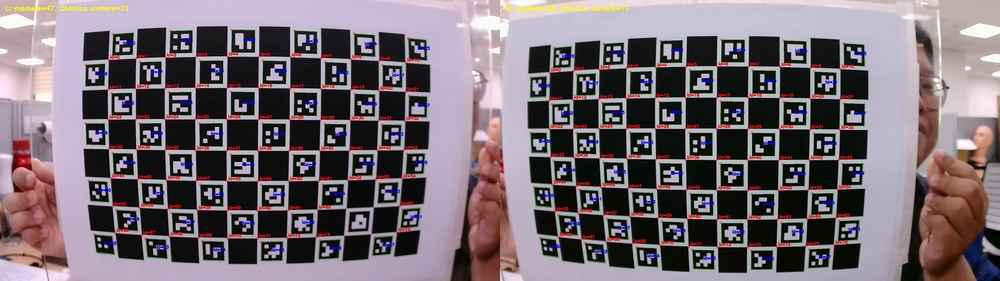
#> input picture ChAruco_grid_detection_debug/image_20260811_135629_250800_charuco.jpg, 1000 x 281 px, shrunk from 3840 x 1080 before the run
$ python -i video_pose_analysis_temporal_unified_pattern_guided_local_window_validation_v5_8.py   (imports and definitions only)   (older library calls are emulated)
#> lines starting #> are read from the running program, lines starting #| are printed output that depends on the picture
#> further down, picture is the input picture: shape (281, 1000, 3); mean B, G, R 114.3, 107.1, 117.9
"""Two-video, marker-only RT validation front end.

This module is deliberately isolated from the production Zebra analyser.  It
reuses the production module's ArUco/IPPE, marker-map, exact temporal-DP and
marker-only endpoint optimisation helpers, but it never constructs SIFT and it
never calls ``analyze_video_frames``.

The experiment represented here has two *discontinuous* video segments:

``video A``
    Pattern at the first physical position.

``video B``
    Pattern at the second physical position.

Each segment gets its own temporal path.  There is intentionally no temporal
transition, KLT track, or velocity prior across the A/B boundary.  The final
relative-pose convention is the same one used by Zebra::

    X_A = R_rel @ X_B + t_rel

For a fixed camera and a pure Pattern displacement ``delta = B - A`` expressed
in the camera coordinate system, the expected translation is therefore
``t_rel = -delta`` and the expected rotation is identity.
"""

from __future__ import annotations

import math
import threading
import time
from typing import Any, Callable, Dict, Iterable, Mapping, Optional, Sequence, Tuple

import cv2
import numpy as np

from . import video_pose_analysis_temporal_unified_pattern_guided_local_window as _base


FEATURE_MODE = "marker_only"
VALIDATION_BUILD = "2026-08-26-v5.8-outer-edge-refine"
CORE_A_FRACTIONS = (0.80, 1.00)
CORE_B_FRACTIONS = (0.10, 0.22, 0.40)
CORE_PROBE_FALLBACK_RADIUS = 3

# _base._unified_optimize_endpoint_world_poses reads these production module
# globals.  Serialise the short override so simultaneous validation calls cannot
# observe each other's gates, and always restore the production values.
_BASELINE_GATE_LOCK = threading.Lock()


# [5 lines left out: function _normalise_segment_name, not called in this run]


class LazyVideoSegment:
    """A small, thread-safe lazy reader for one video or an in-memory sequence."""

    # [22 lines left out: function __init__, not called in this run]

    def __len__(self) -> int:
        return self._frame_count

    def __bool__(self) -> bool:
        return self._frame_count > 0

    # [57 lines left out: functions __getitem__, _get_capture, preload, close, __del__, not called in this run]


class TwoSegmentVideoFrames:
    """Virtual A+B index space backed by two independent lazy readers.

    Global indices ``0 .. NA-1`` map to A.  Indices ``NA .. NA+NB-1`` map to
    B.  The mapping is for storage/UI only; temporal inference remains separate.
    """

    # [23 lines left out: function __init__, not called in this run]

    def __len__(self) -> int:
        return self._a_count + self._b_count

    @property
    def segment_lengths(self) -> Dict[str, int]:
        return {"A": self._a_count, "B": self._b_count}

    # [9 lines left out: function global_to_segment, not called in this run]

    # Alias useful to callers that use the term "virtual index".
    global_to_local = global_to_segment

    # [9 lines left out: function segment_to_global, not called in this run]

    local_to_global = segment_to_global

    def get_segment_frame(self, segment: str, local_index: int) -> np.ndarray:
        segment = _normalise_segment_name(segment)
        return (self.A if segment == "A" else self.B)[int(local_index)]

    def __getitem__(self, global_index: int) -> np.ndarray:
        segment, local_index = self.global_to_segment(global_index)
        return self.get_segment_frame(segment, local_index)

    def preload_segment(self, segment: str, local_indices: Iterable[int]) -> None:
        segment = _normalise_segment_name(segment)
        (self.A if segment == "A" else self.B).preload(local_indices)

    # [7 lines left out: function preload, not called in this run]

    def close(self) -> None:
        self.A.close()
        self.B.close()


# [151 lines left out: functions compose_relative_pose, _float_or_none, _rotation_error_deg, _direction_error_deg, compute_ground_truth_metrics, _sample_fraction_indices and 3 more, not called in this run]


CORNER_MODE_RAW = "RAW"
CORNER_MODE_SUBPIX_3 = "SUBPIX_3"
CORNER_MODE_SUBPIX_5 = "SUBPIX_5"
CORNER_MODE_CONTOUR = "CONTOUR"
CORNER_MODE_APRILTAG = "APRILTAG"
CORNER_MODES = {
    CORNER_MODE_RAW,
    CORNER_MODE_SUBPIX_3,
    CORNER_MODE_SUBPIX_5,
    CORNER_MODE_CONTOUR,
    CORNER_MODE_APRILTAG,
}

ARUCO_PRESET_DEFAULT = "DEFAULT"
ARUCO_PRESET_LCD_ROBUST = "LCD_ROBUST"
ARUCO_PRESET_LCD_AGGRESSIVE = "LCD_AGGRESSIVE"
ARUCO_PRESETS = {
    ARUCO_PRESET_DEFAULT,
    ARUCO_PRESET_LCD_ROBUST,
    ARUCO_PRESET_LCD_AGGRESSIVE,
}

MARKER_MAP_RESCUE_RADIUS = 3
MARKER_MAP_RELAXED_MIN_SUPPORT = 2
_MARKER_MAP_LOCK = threading.Lock()


# [60 lines left out: functions _new_detector_parameters, _configure_detector_parameters, _detector_parameters_dict, not called in this run]


CORNER_MODE_RAW = "RAW"
CORNER_MODE_SUBPIX_3 = "SUBPIX_3"
CORNER_MODE_SUBPIX_5 = "SUBPIX_5"
CORNER_MODE_CONTOUR = "CONTOUR"
CORNER_MODE_APRILTAG = "APRILTAG"
CORNER_MODES = {
    CORNER_MODE_RAW,
    CORNER_MODE_SUBPIX_3,
    CORNER_MODE_SUBPIX_5,
    CORNER_MODE_CONTOUR,
    CORNER_MODE_APRILTAG,
}

ARUCO_PRESET_DEFAULT = "DEFAULT"
ARUCO_PRESET_LCD_ROBUST = "LCD_ROBUST"
ARUCO_PRESET_LCD_AGGRESSIVE = "LCD_AGGRESSIVE"
ARUCO_PRESETS = {
    ARUCO_PRESET_DEFAULT,
    ARUCO_PRESET_LCD_ROBUST,
    ARUCO_PRESET_LCD_AGGRESSIVE,
}

MARKER_MAP_RESCUE_RADIUS = 3
MARKER_MAP_RELAXED_MIN_SUPPORT = 2
_MARKER_MAP_LOCK = threading.Lock()


def _new_detector_parameters():
    if hasattr(cv2.aruco, "DetectorParameters"):
        return cv2.aruco.DetectorParameters()
    return cv2.aruco.DetectorParameters_create()


def _configure_detector_parameters(preset: str, refinement_method: int):
    preset = str(preset or ARUCO_PRESET_DEFAULT).strip().upper()
    if preset not in ARUCO_PRESETS:
        raise ValueError(f"Unknown ArUco detector preset: {preset}")
    params = _new_detector_parameters()
    params.cornerRefinementMethod = int(refinement_method)

    # DEFAULT intentionally preserves OpenCV's defaults.  The LCD presets are
    # validation-only alternatives for a high-resolution monitor where the
    # panel sub-pixel grid / moire can disturb the small default threshold
    # windows.  Exact values are exported so runs remain reproducible.
    if preset == ARUCO_PRESET_LCD_ROBUST:
        params.adaptiveThreshWinSizeMin = 15
        params.adaptiveThreshWinSizeMax = 63
        params.adaptiveThreshWinSizeStep = 8
        params.adaptiveThreshConstant = 7.0
        params.polygonalApproxAccuracyRate = 0.025
        params.minCornerDistanceRate = 0.03
        params.minMarkerPerimeterRate = 0.015
        params.perspectiveRemovePixelPerCell = 8
        params.perspectiveRemoveIgnoredMarginPerCell = 0.10
    elif preset == ARUCO_PRESET_LCD_AGGRESSIVE:
        params.adaptiveThreshWinSizeMin = 3
        params.adaptiveThreshWinSizeMax = 83
        params.adaptiveThreshWinSizeStep = 4
        params.adaptiveThreshConstant = 5.0
        params.polygonalApproxAccuracyRate = 0.04
        params.minCornerDistanceRate = 0.02
        params.minMarkerPerimeterRate = 0.008
        params.perspectiveRemovePixelPerCell = 8
        params.perspectiveRemoveIgnoredMarginPerCell = 0.08
    return params


# [20 lines left out: function _detector_parameters_dict, not called in this run]


class _MarkerDetector:
    def __init__(
            self, use_clahe: bool = True,
            corner_mode: str = CORNER_MODE_SUBPIX_5,
            detector_preset: str = ARUCO_PRESET_DEFAULT,
            outer_edge_refine: bool = True):
        if not hasattr(cv2, "aruco"):
            raise RuntimeError("OpenCV ArUco module is unavailable")
        self._dictionary = cv2.aruco.getPredefinedDictionary(cv2.aruco.DICT_4X4_100)
        self._use_clahe = bool(use_clahe)
        self._clahe = (
            cv2.createCLAHE(clipLimit=2.0, tileGridSize=(8, 8))
            if self._use_clahe else None
        )
        self._corner_mode = str(corner_mode or CORNER_MODE_SUBPIX_5).strip().upper()
        if self._corner_mode not in CORNER_MODES:
            raise ValueError(f"Unknown corner mode: {self._corner_mode}")
        self._detector_preset = str(detector_preset or ARUCO_PRESET_DEFAULT).strip().upper()
        if self._detector_preset not in ARUCO_PRESETS:
            raise ValueError(f"Unknown ArUco detector preset: {self._detector_preset}")
        self._outer_edge_refine = bool(outer_edge_refine)

        # Raw detector always disables built-in corner refinement so we can
        # distinguish polygon-quad placement from the selected refinement mode.
        self._raw_parameters = _configure_detector_parameters(
            self._detector_preset, cv2.aruco.CORNER_REFINE_NONE)
        self._raw_detector = (
            cv2.aruco.ArucoDetector(self._dictionary, self._raw_parameters)
            if hasattr(cv2.aruco, "ArucoDetector") else None
        )

        self._refined_detector = None
        self._refined_parameters = None
        if self._corner_mode in (CORNER_MODE_CONTOUR, CORNER_MODE_APRILTAG):
            attr = (
                "CORNER_REFINE_CONTOUR"
                if self._corner_mode == CORNER_MODE_CONTOUR
                else "CORNER_REFINE_APRILTAG"
            )
            if not hasattr(cv2.aruco, attr):
                raise RuntimeError(
                    f"This OpenCV build does not support {attr}; choose another Corner mode")
            method = getattr(cv2.aruco, attr)
            self._refined_parameters = _configure_detector_parameters(
                self._detector_preset, method)
            if hasattr(cv2.aruco, "ArucoDetector"):
                self._refined_detector = cv2.aruco.ArucoDetector(
                    self._dictionary, self._refined_parameters)

    @property
    def corner_mode(self) -> str:
        return self._corner_mode

    @property
    def detector_preset(self) -> str:
        return self._detector_preset

    # [4 lines left out: function parameters_dict, not called in this run]

    def prepare_gray(self, frame: np.ndarray) -> np.ndarray:
        frame = np.asarray(frame)
        if frame.ndim == 2:
            gray = frame.astype(np.uint8, copy=False)
        else:
            gray = cv2.cvtColor(frame, cv2.COLOR_BGR2GRAY)
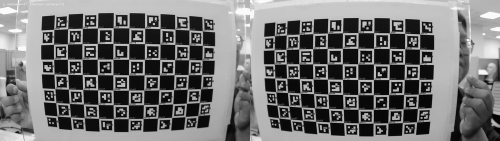
#> gray: shape (281, 1000) (shown at 1/2 size); min 0, max 255, mean 111.1
        return self._clahe.apply(gray) if self._use_clahe else gray
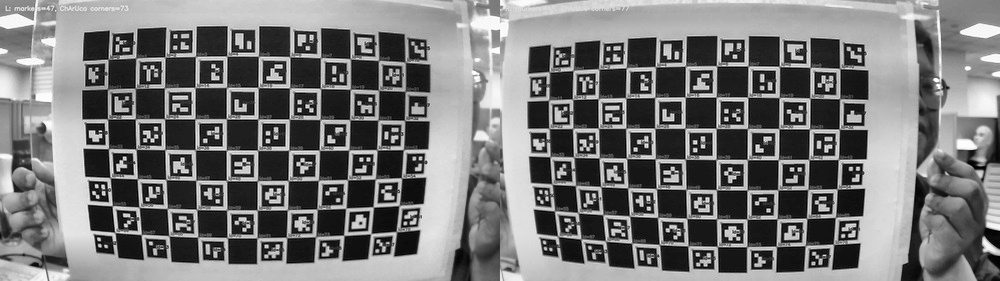
#> returned value: shape (281, 1000); min 0, max 255, mean 119

    # [12 lines left out: function representative_binary, not called in this run]

    def _detect_with_params(self, gray: np.ndarray, detector, params):
        if detector is not None:
            return detector.detectMarkers(gray)
        return cv2.aruco.detectMarkers(
            gray, self._dictionary, parameters=params)

    @staticmethod
    def _to_corner_dict(corners, ids) -> Dict[int, np.ndarray]:
        if ids is None or not len(ids):
            return {}
        return {
            int(marker_id): np.asarray(marker_corners, np.float32).reshape(4, 2).copy()
            for marker_id, marker_corners in zip(ids.reshape(-1), corners)
        }

    def _selected_mode_corners(
            self, detect_gray: np.ndarray, raw_result: Dict[int, np.ndarray]
    ) -> Dict[int, np.ndarray]:
        """Apply the user-selected OpenCV corner mode, before outer-edge recovery."""
        if self._corner_mode == CORNER_MODE_RAW:
            return {mid: pts.copy() for mid, pts in raw_result.items()}

        if self._corner_mode in (CORNER_MODE_SUBPIX_3, CORNER_MODE_SUBPIX_5):
            win = 3 if self._corner_mode == CORNER_MODE_SUBPIX_3 else 5
            term = (
                cv2.TERM_CRITERIA_EPS + cv2.TERM_CRITERIA_MAX_ITER,
                100,
                0.0001,
            )
            selected = {}
            for marker_id, raw in raw_result.items():
                refined = raw.copy()
                try:
                    cv2.cornerSubPix(
                        detect_gray, refined.reshape(-1, 1, 2),
                        (win, win), (-1, -1), term)
                except cv2.error:
                    pass
                selected[int(marker_id)] = refined
            return selected

        # CONTOUR/APRILTAG: run the same detector preset with OpenCV's built-in
        # refinement enabled.  If a refined pass misses an ID that raw detection
        # found, keep the raw corners for that ID instead of silently dropping it.
        refined_corners, refined_ids, _refined_rejected = self._detect_with_params(
            detect_gray, self._refined_detector, self._refined_parameters)
        refined_result = self._to_corner_dict(refined_corners, refined_ids)
        return {
            mid: np.asarray(refined_result.get(mid, raw), np.float32).reshape(4, 2).copy()
            for mid, raw in raw_result.items()
        }

    def detect_with_details(
            self, frame: np.ndarray
    ) -> Tuple[Dict[int, np.ndarray], Dict[int, np.ndarray],
               Dict[int, np.ndarray], Dict[str, Any]]:
        """Return (final, raw, mode-selected, outer-edge diagnostics).

        OpenCV ArUco occasionally returns a smaller valid quadrilateral on these
        high-resolution LCD recordings.  The optional outer-edge stage uses the
        ArUco result only as a coarse seed, searches the original grayscale image
        outward from the central 56% of each side, robustly fits four physical
        black/white edges, and intersects those lines to recover the final corners.
        """
        detect_gray = self.prepare_gray(frame)
        raw_corners, raw_ids, _raw_rejected = self._detect_with_params(
            detect_gray, self._raw_detector, self._raw_parameters)
#> raw_corners = 65 items; raw_ids = 65 values, max 67 at index 50, min 21 at index 25, mean 43.83
        raw_result = self._to_corner_dict(raw_corners, raw_ids)
#> raw_result = 41 items
#> (the rest of the program and of its run is left out)
